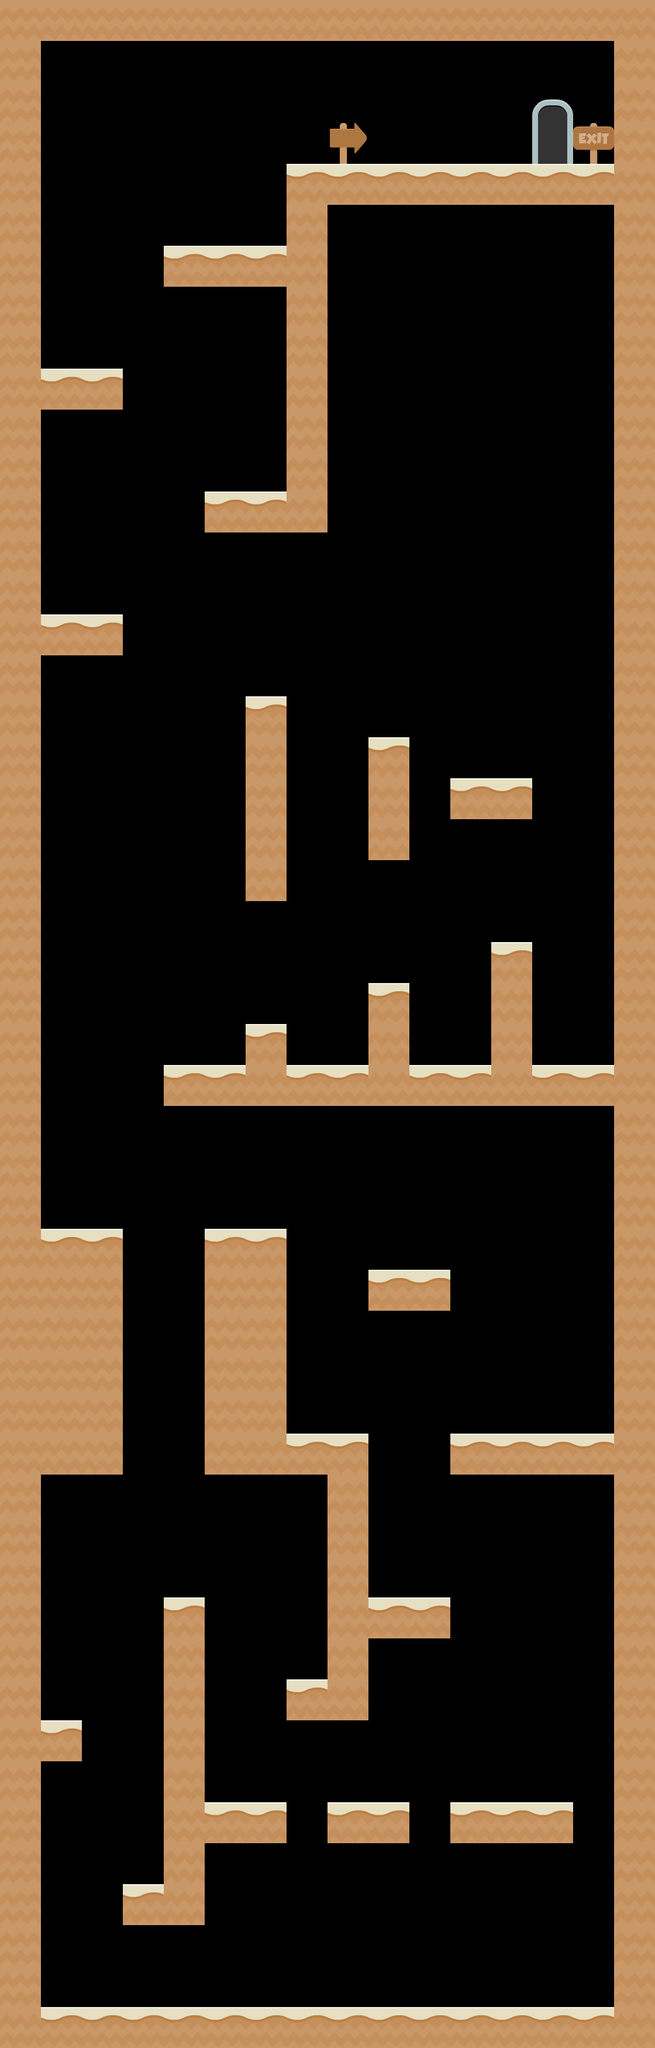

This is a level from a 2D game, rendered from its Tiled map with the project's own tilesets. A one-line summary and the map file follow, with tile-layer data summarised:
An orthogonal 16x50 tile map with 70x70 px tiles, 1 tile layer (Tile Layer 1) and 90 objects (42x wall, 27x platform, 20x loft, door).

<map version="1.0" tiledversion="1.0.1" orientation="orthogonal" renderorder="right-down" width="16" height="50" tilewidth="70" tileheight="70" nextobjectid="199">
 <tileset firstgid="1" name="tiles_spritesheet" tilewidth="70" tileheight="70" spacing="2" tilecount="156" columns="12">
  <image source="tiles_spritesheet.png" width="914" height="936" />
 </tileset>
 <layer name="Tile Layer 1" width="16" height="50">
  <data>[800 cells, 242 non-empty, 6 distinct tile ids]</data>
 </layer>
 <objectgroup name="Object Layer 1">
  <object id="3" type="platform" x="0" y="3430" width="1120" height="70" />
  <object id="6" type="wall" x="0" y="2" width="70" height="3442.25" />
  <object id="20" type="platform" x="0" y="0" width="1120" height="70" />
  <object id="21" type="wall" x="1050" y="0" width="70" height="3446.25" />
  <object id="46" type="door" x="910" y="140" width="70" height="140">
   <properties>
    <property name="nextlevel" value="level5.tmx" />
   </properties>
  </object>
  <object id="111" type="platform" x="490" y="280" width="562.424" height="70" />
  <object id="112" type="loft" x="491.614" y="346.72" width="557.106" height="6.22647" />
  <object id="113" type="wall" x="203.833" y="1051.04" width="7" height="67.9167" />
  <object id="114" type="platform" x="70" y="1050" width="137.091" height="70" />
  <object id="115" type="loft" x="71.614" y="1116.72" width="137.773" height="6.22647" />
  <object id="116" type="loft" x="561.614" y="3146.72" width="137.773" height="4.22647" />
  <object id="117" type="platform" x="560" y="3080" width="139.455" height="70" />
  <object id="118" type="wall" x="693.833" y="3081.04" width="7" height="67.9167" />
  <object id="119" type="wall" x="559" y="3080.25" width="7" height="69.1667" />
  <object id="120" type="platform" x="350" y="3080" width="137.091" height="70" />
  <object id="121" type="loft" x="351.614" y="3146.72" width="137.773" height="4.22647" />
  <object id="122" type="wall" x="483.833" y="3081.04" width="7" height="67.9167" />
  <object id="123" type="platform" x="210" y="3220" width="137.091" height="70" />
  <object id="124" type="loft" x="211.614" y="3286.72" width="137.773" height="4.22647" />
  <object id="125" type="wall" x="343.833" y="3143.71" width="7" height="145.25" />
  <object id="126" type="wall" x="209.409" y="3220.33" width="7" height="69.1667" />
  <object id="127" type="wall" x="133.833" y="2941.04" width="7" height="67.9167" />
  <object id="128" type="loft" x="1.614" y="3006.72" width="137.773" height="4.22647" />
  <object id="129" type="platform" x="0" y="2940" width="137.091" height="70" />
  <object id="130" type="platform" x="491" y="2870" width="139.455" height="70" />
  <object id="131" type="loft" x="492.614" y="2936.72" width="137.773" height="4.22647" />
  <object id="132" type="wall" x="624.833" y="2794.04" width="7" height="144.917" />
  <object id="133" type="wall" x="490" y="2870.25" width="7" height="69.1667" />
  <object id="134" type="platform" x="770" y="3080" width="209.637" height="70" />
  <object id="135" type="loft" x="772.614" y="3146.72" width="205.773" height="4.22647" />
  <object id="136" type="wall" x="974.288" y="3080.31" width="7" height="68.644" />
  <object id="137" type="wall" x="769.043" y="3080.51" width="7" height="69.1667" />
  <object id="138" type="loft" x="562.662" y="2796.72" width="205.773" height="4.22647" />
  <object id="139" type="wall" x="559.091" y="2518.01" width="7" height="353.917" />
  <object id="140" type="platform" x="560.048" y="2730" width="209.637" height="70" />
  <object id="141" type="wall" x="764.336" y="2730.31" width="7" height="68.644" />
  <object id="142" type="wall" x="623.636" y="2450.55" width="7" height="280.826" />
  <object id="143" type="wall" x="344.5" y="2730.95" width="7" height="350.341" />
  <object id="144" type="wall" x="279.182" y="2730.51" width="7" height="495.432" />
  <object id="145" type="platform" x="280" y="2730" width="69.955" height="70" />
  <object id="146" type="platform" x="70" y="2100" width="139.455" height="70" />
  <object id="147" type="loft" x="72.114" y="2516.72" width="137.773" height="4.22647" />
  <object id="148" type="wall" x="204.333" y="2100.92" width="7" height="418.038" />
  <object id="150" type="wall" x="348.621" y="2101.04" width="7" height="418.038" />
  <object id="151" type="loft" x="350.78" y="2516.22" width="215.106" height="4.22647" />
  <object id="152" type="platform" x="490" y="2450" width="139.455" height="70" />
  <object id="153" type="wall" x="483.727" y="2100.37" width="7" height="353.917" />
  <object id="154" type="platform" x="350" y="2100" width="139.455" height="70" />
  <object id="155" type="loft" x="773.571" y="2516.72" width="277.273" height="4.22647" />
  <object id="156" type="wall" x="770" y="2450.51" width="7" height="69.1667" />
  <object id="157" type="platform" x="770.957" y="2450" width="278.637" height="70" />
  <object id="159" type="platform" x="279.125" y="1821.13" width="791.122" height="70" />
  <object id="160" type="loft" x="281.739" y="1886.84" width="784.44" height="4.22647" />
  <object id="161" type="wall" x="419.049" y="1751.71" width="7" height="71.1667" />
  <object id="162" type="wall" x="279.125" y="1820.38" width="7" height="69.1667" />
  <object id="163" type="wall" x="483.25" y="1751.17" width="7" height="71.1667" />
  <object id="164" type="wall" x="420" y="1195" width="7" height="345.167" />
  <object id="165" type="platform" x="420" y="1750" width="69.455" height="70" />
  <object id="166" type="platform" x="630" y="1680" width="69.455" height="144.667" />
  <object id="167" type="wall" x="693.5" y="1680.67" width="7" height="141.917" />
  <object id="169" type="wall" x="628.75" y="1680.54" width="7" height="141.917" />
  <object id="170" type="loft" x="420.5" y="1536.75" width="68.6063" height="4.22647" />
  <object id="171" type="wall" x="484" y="1194.38" width="7" height="345.167" />
  <object id="172" type="platform" x="420" y="1190" width="69.455" height="70" />
  <object id="173" type="wall" x="630" y="1262.09" width="7" height="208.576" />
  <object id="174" type="wall" x="694" y="1261.83" width="7" height="208.712" />
  <object id="175" type="loft" x="631.5" y="1467.75" width="68.6063" height="4.22647" />
  <object id="176" type="platform" x="630" y="1260" width="69.455" height="70" />
  <object id="177" type="wall" x="840" y="1610.54" width="7" height="227.917" />
  <object id="178" type="wall" x="904.75" y="1610.67" width="7" height="222.584" />
  <object id="179" type="platform" x="841.25" y="1610" width="69.455" height="214.667" />
  <object id="180" type="wall" x="769.091" y="1330.62" width="7" height="67.894" />
  <object id="181" type="platform" x="769.678" y="1330" width="140.728" height="70" />
  <object id="182" type="wall" x="904.201" y="1331.17" width="7" height="68.6212" />
  <object id="183" type="loft" x="770.424" y="1396.61" width="139.879" height="4.22647" />
  <object id="184" type="platform" x="630.188" y="2170.19" width="139.455" height="70" />
  <object id="185" type="loft" x="631.802" y="2236.91" width="137.773" height="4.22647" />
  <object id="186" type="wall" x="764.02" y="2171.23" width="7" height="67.9167" />
  <object id="187" type="wall" x="629.188" y="2170.44" width="7" height="69.1667" />
  <object id="188" type="loft" x="351.802" y="906.72" width="208.523" height="4.22647" />
  <object id="189" type="platform" x="350.188" y="840" width="210.455" height="70" />
  <object id="190" type="wall" x="349.188" y="840.25" width="7" height="69.1667" />
  <object id="191" type="wall" x="554.769" y="341.29" width="7" height="567.917" />
  <object id="192" type="wall" x="489.362" y="280.694" width="7" height="565.917" />
  <object id="193" type="platform" x="281" y="420" width="210.455" height="70" />
  </objectgroup>
</map>
<!-- 5 of 90 objects omitted -->
